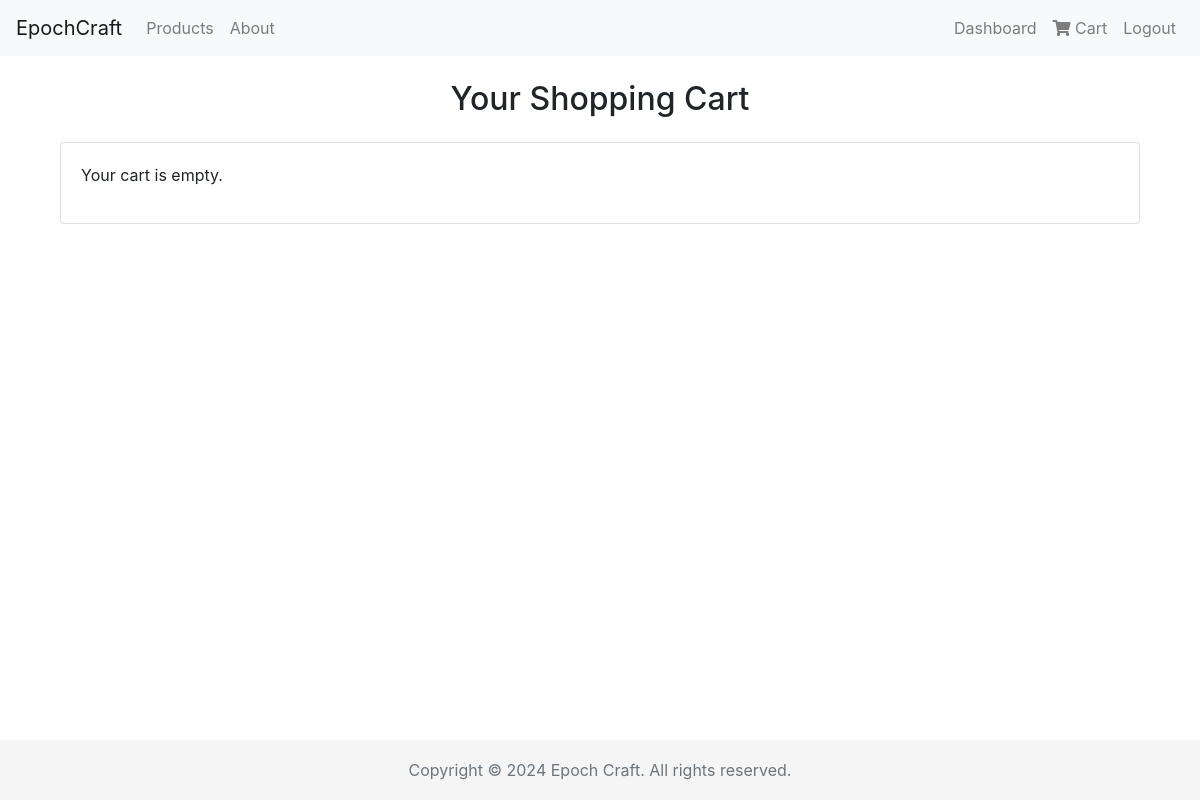
The page /cart/ (signed in) on the database as committed earlier.
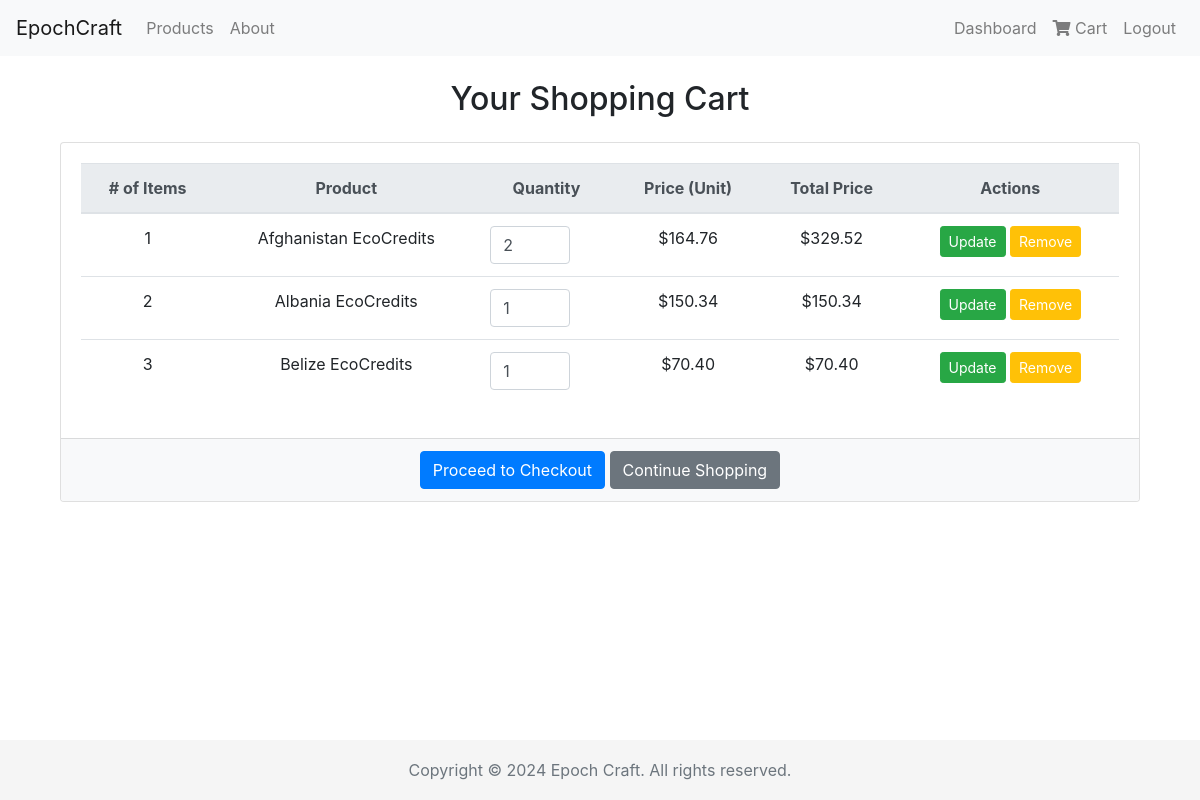
The same page on the database as committed later.
### cc_shop/models.py (models this page shows, shortened)
class CartItem(models.Model):
    cart = models.ForeignKey(Cart, on_delete=models.CASCADE, related_name='items')
    product = models.ForeignKey(Product, on_delete=models.CASCADE)
    quantity = models.IntegerField(default=1)

class Product(models.Model):
    country = models.ForeignKey(Country, on_delete=models.CASCADE, related_name='products')
    description = models.TextField()
    price = models.DecimalField(max_digits=10, decimal_places=2)
    type = models.CharField(max_length=50)  # Types could be like "Renewable Energy Credit", "Carbon Offset", etc.

class Country(models.Model):
    country_code = models.CharField(max_length=3, primary_key=True)
    country_name = models.CharField(max_length=100)
    def __str__(self):
        return self.country_name

### cc_shop/views.py (the view)
# urls.py: path('cart/', views.cart_detail, name='cart_detail'),
def cart_detail(request):
    try:
        cart = Cart.objects.get(user=request.user, active=True)  # Ensure that 'active' flag is checked if applicable
    except Cart.DoesNotExist:
        cart = None  # Optionally create a new cart here if one should always exist
    return render(request, 'cart_detail.html', {'cart': cart})

### cc_shop/templatetags/cart_tags.py (called while the page is built)
@register.filter
def multiply_and_round(value, arg):
    return round(value * arg, 2)

### cc_shop/templates/cart_detail.html (shortened to what this page needs)
{% extends 'base.html' %}
{% load custom_filters %}
{% load cart_tags %}
{% block content %}
<div class="container mt-4">
    <h2 class="text-center mb-4">Your Shopping Cart</h2>
    {% if cart.items.all %}
        <div class="card">
            <div class="card-body">
                <form action="{% url 'update_cart' %}" method="post">
                    <table class="table table-hover">
                        <thead class="thead-light">
                            <tr class="text-center">
                                <th># of Items</th>
                                <th>Product</th>
                                <th>Quantity</th>
                                <th>Price (Unit)</th>
                                <th>Total Price</th>
                                <th>Actions</th>
                            </tr>
                        </thead>
                        <tbody>
                            {% for item in cart.items.all %}
                            <tr class="text-center">
                                <td>{{ forloop.counter }}</td>
                                <td>{{ item.product.country }} EcoCredits</td>
                                <td>
                                    <input type="number" name="quantity-{{ item.id }}" value="{{ item.quantity }}" min="1" class="form-control" style="width: 80px;">
                                </td>
                                <td>${{ item.product.price }}</td>
                                <td>${{ item.quantity|multiply_and_round:item.product.price }}</td>
                                <td>
                                    <button type="submit" name="update" value="{{ item.id }}" class="btn btn-success btn-sm">Update</button>
                                    <a href="{% url 'remove_from_cart' item.id %}" class="btn btn-warning btn-sm text-white">Remove</a>
                                </td>
                            </tr>
                            {% endfor %}
                        </tbody>
                    </table>
                </form>
            </div>
            <div class="card-footer text-center bg-light">
                <a href="{% url 'checkout' %}" class="btn btn-primary">Proceed to Checkout</a>
                <a href="{% url 'list_products' %}" class="btn btn-secondary">Continue Shopping</a>
            </div>
        </div>
    {% else %}
        <div class="card">
            <div class="card-body">
                <p>Your cart is empty.</p>
            </div>
        </div>
    {% endif %}
</div>
{% endblock %}

### cc_shop/templates/base.html (shortened to what this page needs)
<!DOCTYPE html>
<html lang="en">
<head>
    <link href="https://stackpath.bootstrapcdn.com/bootstrap/4.5.2/css/bootstrap.min.css" rel="stylesheet">
    <link href="https://cdnjs.cloudflare.com/ajax/libs/font-awesome/5.15.1/css/all.min.css" rel="stylesheet">
</head>
<body>
    <nav class="navbar navbar-expand-lg navbar-light bg-light">
        <a class="navbar-brand" href="{% url 'home' %}">EpochCraft</a>
        <div class="collapse navbar-collapse" id="navbarNav">
            <ul class="navbar-nav mr-auto">
                <li class="nav-item">
                    <a class="nav-link" href="{% url 'list_products' %}">Products</a>
                </li>
                <li class="nav-item">
                    <a class="nav-link" href="{% url 'about' %}">About</a>
                </li>
            </ul>
            <ul class="navbar-nav">
                {% if user.is_authenticated %}
                    <li class="nav-item">
                        <a class="nav-link" href="{% url 'dashboard' %}">Dashboard</a>
                    </li>
                    <li class="nav-item">
                        <a class="nav-link" href="{% url 'cart_detail' %}">
                            <i class="fas fa-shopping-cart"></i> Cart
                        </a>
                    </li>
                    <li class="nav-item">
                        <a class="nav-link" href="{% url 'logout' %}">Logout</a>
                    </li>
                {% endif %}
            </ul>
        </div>
    </nav>
    <div class="container">
        {% block content %}{% endblock %}
    </div>
    <footer class="footer">
        <div class="container text-center">
            <span class="text-muted">Copyright &copy; {% now "Y" %} Epoch Craft. All rights reserved.</span>
        </div>
    </footer>
</body>
</html>

### cc_shop/templates/base.html (style rules this page uses)
html { position: relative; min-height: 100%; }
body { margin-bottom: 60px; }
.footer { position: absolute; bottom: 0; width: 100%; height: 60px; line-height: 60px; background-color: #f5f5f5; }

Rows that differ between the two databases and show on the page:
added CartItem: product.country "Afghanistan", quantity "2", product.price "164.76", quantity|multiply_and_round "329.52", {{ item.id }} 7 (drawn)
added CartItem: product.country "Albania", quantity "1", product.price "150.34", quantity|multiply_and_round "150.34", {{ item.id }} 8 (drawn)
added CartItem: product.country "Belize", quantity "1", product.price "70.40", quantity|multiply_and_round "70.40", {{ item.id }} 9 (drawn)
Other text that changed with them:
text no longer shown: "Your cart is empty."
text now shown: "# of Items Product Quantity Price (Unit) Total Price Actions Proceed to Checkout Continue Shopping"
